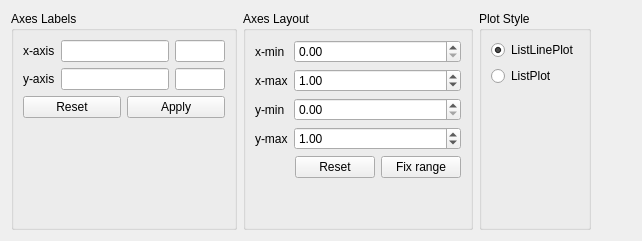
          <widget class="QWidget" name="tab_4">
           <attribute name="icon">
            <iconset resource="icons/mainrc.qrc">
             <normaloff>:/icons/Utilities-icon.png</normaloff>:/icons/Utilities-icon.png</iconset>
           </attribute>
           <attribute name="title">
            <string>GUI</string>
           </attribute>
           <layout class="QHBoxLayout" name="horizontalLayout_8">
            <item>
             <widget class="QGroupBox" name="groupBox_4">
              <property name="title">
               <string>Axes Labels</string>
              </property>
              <layout class="QVBoxLayout" name="verticalLayout_15">
               <item>
                <layout class="QGridLayout" name="gridLayout">
                 <item row="0" column="0">
                  <widget class="QLabel" name="label_5">
                   <property name="text">
                    <string>x-axis</string>
                   </property>
                  </widget>
                 </item>
                 <item row="0" column="1">
                  <widget class="QLineEdit" name="xaxisLabel">
                   <property name="sizePolicy">
                    <sizepolicy hsizetype="Fixed" vsizetype="Fixed">
                     <horstretch>0</horstretch>
                     <verstretch>0</verstretch>
                    </sizepolicy>
                   </property>
                  </widget>
                 </item>
                 <item row="2" column="0">
                  <widget class="QLabel" name="label_6">
                   <property name="text">
                    <string>y-axis</string>
                   </property>
                  </widget>
                 </item>
                 <item row="2" column="1">
                  <widget class="QLineEdit" name="yaxisLabel">
                   <property name="sizePolicy">
                    <sizepolicy hsizetype="Fixed" vsizetype="Fixed">
                     <horstretch>0</horstretch>
                     <verstretch>0</verstretch>
                    </sizepolicy>
                   </property>
                  </widget>
                 </item>
                 <item row="0" column="2">
                  <widget class="QLineEdit" name="xaxisUnit">
                   <property name="maximumSize">
                    <size>
                     <width>50</width>
                     <height>16777215</height>
                    </size>
                   </property>
                  </widget>
                 </item>
                 <item row="2" column="2">
                  <widget class="QLineEdit" name="yaxisUnit">
                   <property name="maximumSize">
                    <size>
                     <width>50</width>
                     <height>16777215</height>
                    </size>
                   </property>
                  </widget>
                 </item>
                </layout>
               </item>
               <item>
                <layout class="QHBoxLayout" name="horizontalLayout_14">
                 <item>
                  <widget class="QPushButton" name="resetAxisStyleButton">
                   <property name="maximumSize">
                    <size>
                     <width>150</width>
                     <height>16777215</height>
                    </size>
                   </property>
                   <property name="text">
                    <string>Reset</string>
                   </property>
                   <property name="icon">
                    <iconset resource="icons/mainrc.qrc">
                     <normaloff>:/icons/undo_32.png</normaloff>:/icons/undo_32.png</iconset>
                   </property>
                  </widget>
                 </item>
                 <item>
                  <widget class="QPushButton" name="applyAxisStyleButton">
                   <property name="maximumSize">
                    <size>
                     <width>100</width>
                     <height>16777215</height>
                    </size>
                   </property>
                   <property name="text">
                    <string>Apply</string>
                   </property>
                   <property name="icon">
                    <iconset resource="icons/mainrc.qrc">
                     <normaloff>:/icons/Actions-dialog-ok-apply-icon (1).png</normaloff>:/icons/Actions-dialog-ok-apply-icon (1).png</iconset>
                   </property>
                  </widget>
                 </item>
                </layout>
               </item>
               <item>
                <spacer name="verticalSpacer_4">
                 <property name="orientation">
                  <enum>Qt::Vertical</enum>
                 </property>
                 <property name="sizeHint" stdset="0">
                  <size>
                   <width>20</width>
                   <height>40</height>
                  </size>
                 </property>
                </spacer>
               </item>
              </layout>
             </widget>
            </item>
            <item>
             <widget class="QGroupBox" name="groupBox_7">
              <property name="title">
               <string>Axes Layout</string>
              </property>
              <layout class="QVBoxLayout" name="verticalLayout_14">
               <item>
                <layout class="QVBoxLayout" name="verticalLayout_12">
                 <item>
                  <layout class="QFormLayout" name="formLayout_2">
                   <property name="fieldGrowthPolicy">
                    <enum>QFormLayout::AllNonFixedFieldsGrow</enum>
                   </property>
                   <item row="1" column="0">
                    <widget class="QLabel" name="label_16">
                     <property name="text">
                      <string>x-min</string>
                     </property>
                    </widget>
                   </item>
                   <item row="1" column="1">
                    <widget class="QDoubleSpinBox" name="xrangeMinSpin">
                     <property name="maximum">
                      <double>1600000000.000000000000000</double>
                     </property>
                    </widget>
                   </item>
                   <item row="4" column="0">
                    <widget class="QLabel" name="label_14">
                     <property name="text">
                      <string>y-min</string>
                     </property>
                    </widget>
                   </item>
                   <item row="4" column="1">
                    <widget class="QDoubleSpinBox" name="yrangeMinSpin">
                     <property name="maximum">
                      <double>1600000000.000000000000000</double>
                     </property>
                     <property name="value">
                      <double>0.000000000000000</double>
                     </property>
                    </widget>
                   </item>
                   <item row="2" column="1">
                    <widget class="QDoubleSpinBox" name="xrangeMaxSpin">
                     <property name="maximum">
                      <double>1600000000.000000000000000</double>
                     </property>
                     <property name="value">
                      <double>1.000000000000000</double>
                     </property>
                    </widget>
                   </item>
                   <item row="2" column="0">
                    <widget class="QLabel" name="label_15">
                     <property name="text">
                      <string>x-max</string>
                     </property>
                    </widget>
                   </item>
                   <item row="5" column="1">
                    <widget class="QDoubleSpinBox" name="yrangeMaxSpin">
                     <property name="maximum">
                      <double>1600000000.000000000000000</double>
                     </property>
                     <property name="value">
                      <double>1.000000000000000</double>
                     </property>
                    </widget>
                   </item>
                   <item row="5" column="0">
                    <widget class="QLabel" name="label_13">
                     <property name="text">
                      <string>y-max</string>
                     </property>
                    </widget>
                   </item>
                  </layout>
                 </item>
                </layout>
               </item>
               <item>
                <layout class="QHBoxLayout" name="horizontalLayout_13">
                 <item>
                  <spacer name="horizontalSpacer_4">
                   <property name="orientation">
                    <enum>Qt::Horizontal</enum>
                   </property>
                   <property name="sizeHint" stdset="0">
                    <size>
                     <width>40</width>
                     <height>20</height>
                    </size>
                   </property>
                  </spacer>
                 </item>
                 <item>
                  <widget class="QPushButton" name="resetRangeButton">
                   <property name="maximumSize">
                    <size>
                     <width>150</width>
                     <height>16777215</height>
                    </size>
                   </property>
                   <property name="text">
                    <string>Reset</string>
                   </property>
                   <property name="icon">
                    <iconset resource="icons/mainrc.qrc">
                     <normaloff>:/icons/undo_32.png</normaloff>:/icons/undo_32.png</iconset>
                   </property>
                  </widget>
                 </item>
                 <item>
                  <widget class="QPushButton" name="updateRangeButton">
                   <property name="maximumSize">
                    <size>
                     <width>100</width>
                     <height>16777215</height>
                    </size>
                   </property>
                   <property name="text">
                    <string>Fix range</string>
                   </property>
                   <property name="icon">
                    <iconset resource="icons/mainrc.qrc">
                     <normaloff>:/icons/Actions-dialog-ok-apply-icon (1).png</normaloff>:/icons/Actions-dialog-ok-apply-icon (1).png</iconset>
                   </property>
                   <property name="checkable">
                    <bool>true</bool>
                   </property>
                   <property name="checked">
                    <bool>false</bool>
                   </property>
                  </widget>
                 </item>
                </layout>
               </item>
               <item>
                <spacer name="verticalSpacer_6">
                 <property name="orientation">
                  <enum>Qt::Vertical</enum>
                 </property>
                 <property name="sizeHint" stdset="0">
                  <size>
                   <width>20</width>
                   <height>40</height>
                  </size>
                 </property>
                </spacer>
               </item>
              </layout>
             </widget>
            </item>
            <item>
             <widget class="QGroupBox" name="groupBox_5">
              <property name="title">
               <string>Plot Style</string>
              </property>
              <layout class="QGridLayout" name="gridLayout_2">
               <item row="0" column="0">
                <widget class="QRadioButton" name="plotStyleListLinePlot">
                 <property name="text">
                  <string>ListLinePlot</string>
                 </property>
                 <property name="checked">
                  <bool>true</bool>
                 </property>
                </widget>
               </item>
               <item row="1" column="0">
                <widget class="QRadioButton" name="plotStyleListPlot">
                 <property name="text">
                  <string>ListPlot</string>
                 </property>
                </widget>
               </item>
               <item row="2" column="0">
                <spacer name="verticalSpacer_5">
                 <property name="orientation">
                  <enum>Qt::Vertical</enum>
                 </property>
                 <property name="sizeHint" stdset="0">
                  <size>
                   <width>20</width>
                   <height>40</height>
                  </size>
                 </property>
                </spacer>
               </item>
              </layout>
             </widget>
            </item>
            <item>
             <spacer name="horizontalSpacer_3">
              <property name="orientation">
               <enum>Qt::Horizontal</enum>
              </property>
              <property name="sizeHint" stdset="0">
               <size>
                <width>40</width>
                <height>20</height>
               </size>
              </property>
             </spacer>
            </item>
           </layout>
          </widget>
